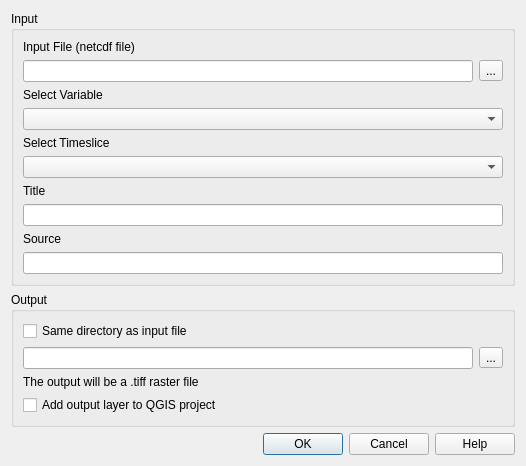
<?xml version="1.0" encoding="UTF-8"?>
<ui version="4.0">
 <class>CdfConverterDialogBase</class>
 <widget class="QDialog" name="CdfConverterDialogBase">
  <property name="geometry">
   <rect>
    <x>0</x>
    <y>0</y>
    <width>526</width>
    <height>427</height>
   </rect>
  </property>
  <property name="windowTitle">
   <string>CDF Converter</string>
  </property>
  <layout class="QVBoxLayout" name="verticalLayout_3">
   <item>
    <widget class="QGroupBox" name="group_input">
     <property name="title">
      <string>Input</string>
     </property>
     <layout class="QVBoxLayout" name="verticalLayout">
      <item>
       <widget class="QLabel" name="label">
        <property name="text">
         <string>Input File (netcdf file)</string>
        </property>
       </widget>
      </item>
      <item>
       <layout class="QHBoxLayout" name="horizontalLayout">
        <item>
         <widget class="QLineEdit" name="input_path"/>
        </item>
        <item>
         <widget class="QToolButton" name="browse_input">
          <property name="text">
           <string>...</string>
          </property>
         </widget>
        </item>
       </layout>
      </item>
      <item>
       <widget class="QLabel" name="label_2">
        <property name="text">
         <string>Select Variable</string>
        </property>
       </widget>
      </item>
      <item>
       <widget class="QComboBox" name="select_var"/>
      </item>
      <item>
       <widget class="QLabel" name="label_3">
        <property name="text">
         <string>Select Timeslice</string>
        </property>
       </widget>
      </item>
      <item>
       <widget class="QComboBox" name="select_time"/>
      </item>
      <item>
       <widget class="QLabel" name="label_4">
        <property name="text">
         <string>Title</string>
        </property>
       </widget>
      </item>
      <item>
       <widget class="QLineEdit" name="input_title"/>
      </item>
      <item>
       <widget class="QLabel" name="label_5">
        <property name="text">
         <string>Source</string>
        </property>
       </widget>
      </item>
      <item>
       <widget class="QLineEdit" name="input_source"/>
      </item>
     </layout>
    </widget>
   </item>
   <item>
    <widget class="QGroupBox" name="group_output">
     <property name="title">
      <string>Output</string>
     </property>
     <layout class="QVBoxLayout" name="verticalLayout_2">
      <item>
       <widget class="QCheckBox" name="use_output_default">
        <property name="text">
         <string>Same directory as input file</string>
        </property>
       </widget>
      </item>
      <item>
       <layout class="QHBoxLayout" name="horizontalLayout_2">
        <item>
         <widget class="QLineEdit" name="ouput_path"/>
        </item>
        <item>
         <widget class="QToolButton" name="browse_output">
          <property name="text">
           <string>...</string>
          </property>
         </widget>
        </item>
       </layout>
      </item>
      <item>
       <widget class="QLabel" name="label_6">
        <property name="text">
         <string>The output will be a .tiff raster file</string>
        </property>
       </widget>
      </item>
      <item>
       <widget class="QCheckBox" name="load_result">
        <property name="text">
         <string>Add output layer to QGIS project</string>
        </property>
       </widget>
      </item>
     </layout>
    </widget>
   </item>
   <item>
    <widget class="QDialogButtonBox" name="button_box">
     <property name="orientation">
      <enum>Qt::Horizontal</enum>
     </property>
     <property name="standardButtons">
      <set>QDialogButtonBox::Cancel|QDialogButtonBox::Help|QDialogButtonBox::Ok</set>
     </property>
    </widget>
   </item>
  </layout>
 </widget>
 <resources/>
 <connections>
  <connection>
   <sender>button_box</sender>
   <signal>accepted()</signal>
   <receiver>CdfConverterDialogBase</receiver>
   <slot>accept()</slot>
   <hints>
    <hint type="sourcelabel">
     <x>20</x>
     <y>20</y>
    </hint>
    <hint type="destinationlabel">
     <x>20</x>
     <y>20</y>
    </hint>
   </hints>
  </connection>
  <connection>
   <sender>button_box</sender>
   <signal>rejected()</signal>
   <receiver>CdfConverterDialogBase</receiver>
   <slot>reject()</slot>
   <hints>
    <hint type="sourcelabel">
     <x>20</x>
     <y>20</y>
    </hint>
    <hint type="destinationlabel">
     <x>20</x>
     <y>20</y>
    </hint>
   </hints>
  </connection>
 </connections>
</ui>
